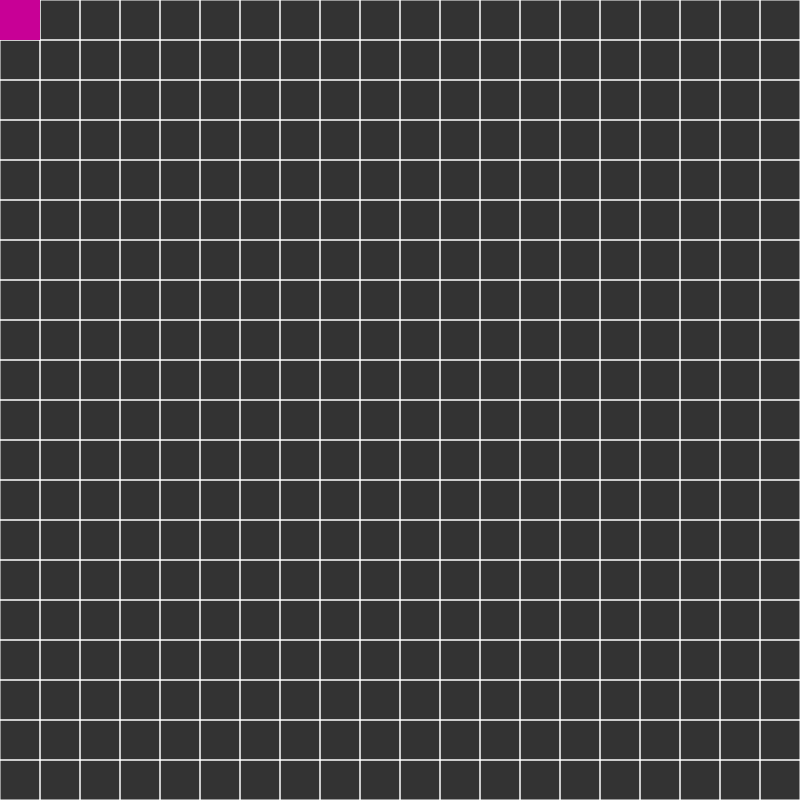
Frame 1 (no input)
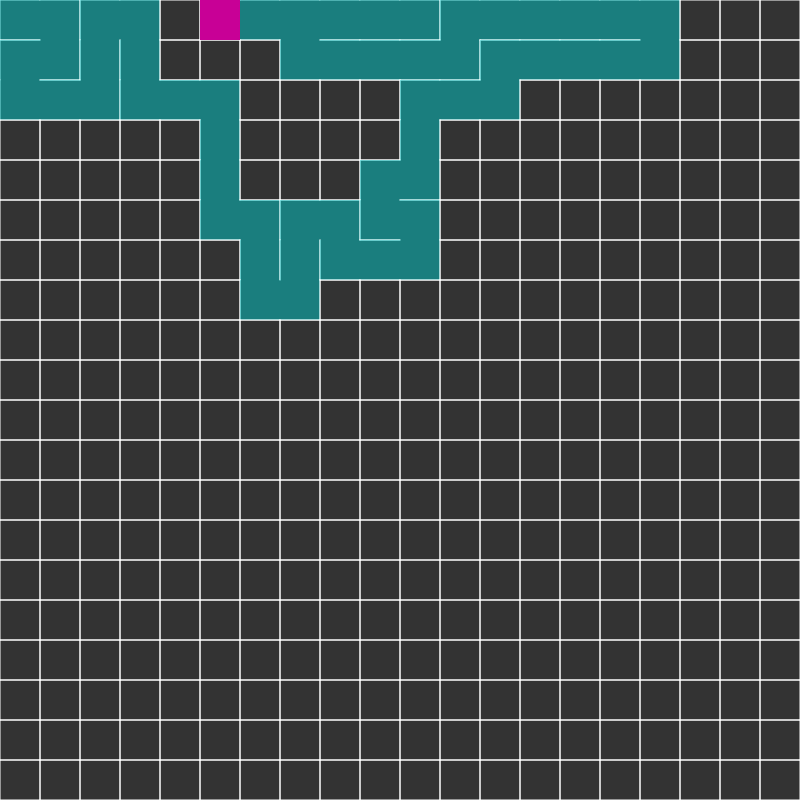
Frame 60 (no input)
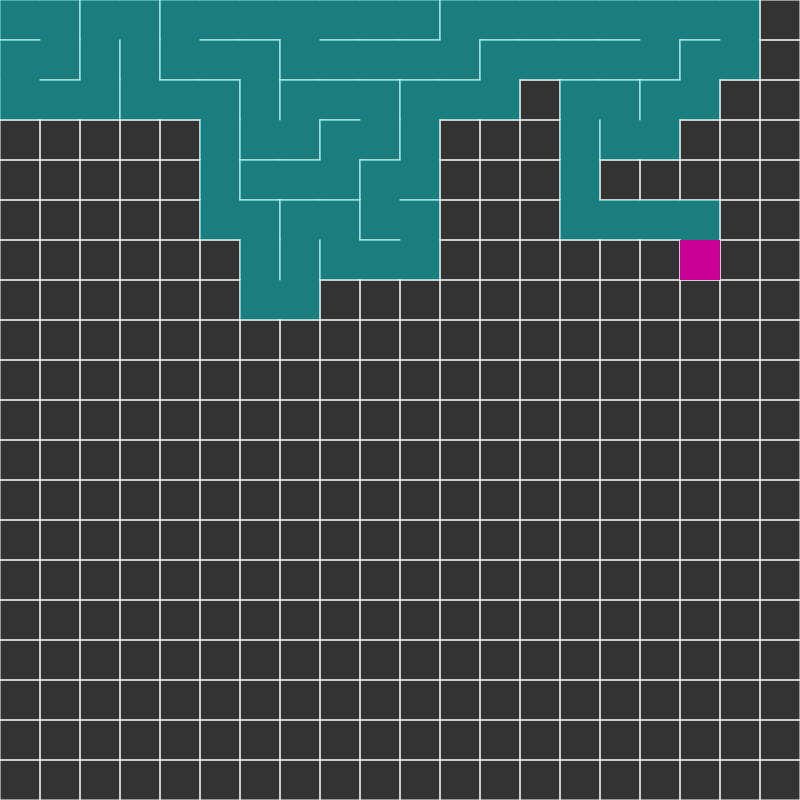
Frame 120 (the mouse pressed at the canvas centre since frame 60)

The p5.js sketch that drew these frames (run headless with seeded random() and noise() and a simulated clock; from frame 60 on, the mouse is pressed at the canvas centre):

// p5.js sketch
// ── sketch.js
let rows, cols;
let w = 40;
let grid = [];
let current;
let stack = []; 

function setup() {
	createCanvas(800,800);
	rows = floor(width/w);
	cols=floor(height/w);

	for (let j=0;j<rows;j++ ){
		for(let i =0;i<cols;i++) {
			cell = new Cell(i,j);
			grid.push(cell);
		}
	}
	current= grid[0];
	current.checkVoisins();
}

function draw() {
	// frameRate(5);
	background(51);
	for (c=0;c<grid.length;c++) {
		grid[c].show();
	}
	current.visited=true;
	current.highlight();
	let next = current.checkVoisins();
	if (next) { 
		next.visited = true;
		stack.push(current);
		removeWalls(current,next);
		current = next;
	} else {
		if (stack.length>0) {
			current = stack.pop();
		}
	}
}

function index(i,j) {
	let id = (i + j * cols);
	if (i<0 || i>= cols || j<0 || j>= rows) return -1;
	return id;
}

function Cell(i,j) {
	this.i = i;
	this.j = j;
	this.wall = [true,true,true,true]; 
	this.visited = false;

	this.highlight = function() {
		let x = this.i *w;
		let y = this.j *w;
		fill(200,0,150,255);
		noStroke();
		rect(x,y,w,w);
	}
	this.checkVoisins = function(){
		let voisins = [];

		let top = grid[index(this.i,this.j-1)];
		let right = grid[index(this.i+1,this.j)];
		let left = grid[index(this.i-1,this.j)];
		let bottom = grid[index(this.i,this.j+1)];

		if (top && !top.visited) {
			voisins.push(top);
		}
		if (right && !right.visited) {
			voisins.push(right);
		}
		if (left && !left.visited) {
			voisins.push(left);
		}
		if (bottom && !bottom.visited) {
			voisins.push(bottom );
		}

		if (voisins.length>0) {
			let n = floor(random(voisins.length));
			// current = grid[index(n)];
			return voisins[n];
		} else return undefined;

	}

	this.show = function () {
		let x = this.i *w;
		let y = this.j *w;
		stroke(255);
		if (this.wall[0]) {line(x,y,x+w,y);}
		if (this.wall[1]) {line(x+w,y,x+w,y+w);}
		if (this.wall[2]) {line(x+w,y+w,x,y+w);}
		if (this.wall[3]) {line(x,y+w,x,y);}

		if (this.visited) {
			fill(0,200,200,127);
			noStroke();
			rect(x,y,w,w);
		}
	}
}

function removeWalls(a,b) {
	let x = a.i - b.i;
	if (x === 1) {
		a.wall[3] = false;
		b.wall[1] = false;
	} else if (x === -1) {
		a.wall[1] = false;
		b.wall[3] = false;
	}
	let y = a.j - b.j;
	if (y === 1) {
		a.wall[0] = false;
		b.wall[2] = false;
	} else if (y === -1) {
		a.wall[2] = false;
		b.wall[0] = false;
	}
}
